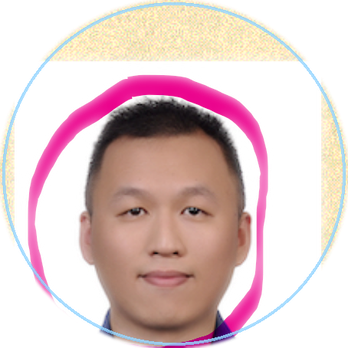
#> input picture web/assets/pi-portrait.png, 348 x 348 px, given in place of 4fc34e_images_image-4fb77a86-54a8-44df-9cfe-424845175d51.png, which was not available
$ python compose_pi_zordon.py
#> lines starting #> are read from the running program, lines starting #| are printed output that depends on the picture; pictures that were not available may be replaced by others from this repository, and a replacement may not be noted
#!/usr/bin/env python3
"""Prepare Zordon base + soft hologram face for CSS CRT overlay."""

from __future__ import annotations

import argparse
from pathlib import Path

import numpy as np
from PIL import Image, ImageChops, ImageDraw, ImageEnhance, ImageFilter

SKILL_ROOT = Path(__file__).resolve().parent.parent
DEFAULT_ZORDON = (
    Path(r"C:\Users\clin\.cursor\projects\d-cursor-cheng-yu-hsiang-perspective-1-0")
    / "assets"
    / "c__Users_clin_AppData_Roaming_Cursor_User_workspaceStorage_3992d02e357176ca8740dca7ce4fc34e_images_image-4fb77a86-54a8-44df-9cfe-424845175d51.png"
)
DEFAULT_FACE = (
    Path(r"C:\Users\clin\.cursor\projects\d-cursor-cheng-yu-hsiang-perspective-1-0")
    / "assets"
    / "c__Users_clin_AppData_Roaming_Cursor_User_workspaceStorage_3992d02e357176ca8740dca7ce4fc34e_images_image-30216add-a381-4060-a5a3-6c8a38d62431.png"
)
OUT_DIR = SKILL_ROOT / "web" / "assets"

FACE_CX = 0.50
FACE_CY = 0.385
FACE_RADIUS = 0.355
MASK_FEATHER = 14


def remove_bg_soft(img: Image.Image, threshold: int = 238, feather: int = 6) -> Image.Image:
    img = img.convert("RGBA")
    arr = np.array(img, dtype=np.float32)
    r, g, b, a = arr[:, :, 0], arr[:, :, 1], arr[:, :, 2], arr[:, :, 3]
    lum = (r + g + b) / 3.0
    alpha = np.clip((255 - lum) / max(255 - threshold, 1) * 255, 0, 255)
    arr[:, :, 3] = np.minimum(a, alpha)
    if feather > 0:
        mask = Image.fromarray(arr[:, :, 3].astype(np.uint8), mode="L")
        mask = mask.filter(ImageFilter.GaussianBlur(feather))
        arr[:, :, 3] = np.array(mask, dtype=np.float32)
    return Image.fromarray(arr.astype(np.uint8), mode="RGBA")


def cylinder_mask(size: tuple[int, int], feather: int = MASK_FEATHER) -> Image.Image:
    """Soft vertical-ellipse mask — fades into tube, no hard ring."""
    w, h = size
    mask = Image.new("L", size, 0)
    draw = ImageDraw.Draw(mask)
    draw.ellipse((w * 0.04, h * 0.02, w * 0.96, h * 0.98), fill=255)
    if feather > 0:
        mask = mask.filter(ImageFilter.GaussianBlur(feather))
    return mask


def crop_circular_face(
    img: Image.Image,
    cx: float = FACE_CX,
    cy: float = FACE_CY,
    radius: float = FACE_RADIUS,
) -> Image.Image:
    img = img.convert("RGBA")
    w, h = img.size
    cx_px = int(w * cx)
    cy_px = int(h * cy)
    r_px = int(min(w, h) * radius)

    left = max(cx_px - r_px, 0)
    top = max(cy_px - r_px, 0)
    right = min(cx_px + r_px, w)
    bottom = min(cy_px + r_px, h)
    return img.crop((left, top, right, bottom))


def ghost_tint(face: Image.Image, opacity: float = 0.72) -> Image.Image:
    toned = ImageEnhance.Color(face).enhance(0.22)
    toned = ImageEnhance.Brightness(toned).enhance(1.42)
    toned = ImageEnhance.Contrast(toned).enhance(0.72)

    arr = np.array(toned, dtype=np.float32)
    r, g, b, a = arr[:, :, 0], arr[:, :, 1], arr[:, :, 2], arr[:, :, 3]
    r = r * 0.5 + 90
    g = g * 0.68 + 145
    b = b * 0.88 + 210
    arr[:, :, 0] = np.clip(r, 0, 255)
    arr[:, :, 1] = np.clip(g, 0, 255)
    arr[:, :, 2] = np.clip(b, 0, 255)
    arr[:, :, 3] = a * opacity
    return Image.fromarray(arr.astype(np.uint8), mode="RGBA")


def soften_tube_area(bg: Image.Image) -> Image.Image:
    w, h = bg.size
    overlay = Image.new("RGBA", bg.size, (0, 0, 0, 0))
    draw = ImageDraw.Draw(overlay)
    cx = w // 2
    cy = int(h * 0.27)
    rx, ry = int(w * 0.18), int(h * 0.24)
    draw.ellipse((cx - rx, cy - ry, cx + rx, cy + ry), fill=(15, 35, 70, 165))
    overlay = overlay.filter(ImageFilter.GaussianBlur(22))
    return Image.alpha_composite(bg.convert("RGBA"), overlay)


def prepare_holo(face_path: Path, out_size: int = 512) -> Image.Image:
    raw = remove_bg_soft(Image.open(face_path))
    face = crop_circular_face(raw)
    face = ghost_tint(face)
    mask = cylinder_mask(face.size)
    face.putalpha(ImageChops.multiply(face.split()[3], mask))
    return face.resize((out_size, out_size), Image.Resampling.LANCZOS)


def compose(zordon_path: Path, face_path: Path, out_dir: Path) -> None:
    base = soften_tube_area(Image.open(zordon_path))

    holo = prepare_holo(face_path)

    out_dir.mkdir(parents=True, exist_ok=True)
    base.convert("RGB").save(out_dir / "zordon-base.jpg", quality=92)
    holo.save(out_dir / "pi-holo.png")
    # fallback single image for non-CSS contexts
    preview = base.copy()
    diameter = int(base.size[0] * 0.34)
    holo_s = holo.resize((diameter, diameter), Image.Resampling.LANCZOS)
    px = (base.size[0] - diameter) // 2
    py = int(base.size[1] * 0.07)
    for blur, alpha in [(24, 0.15), (10, 0.28)]:
        glow = holo_s.copy().filter(ImageFilter.GaussianBlur(blur))
        glow.putalpha(ImageEnhance.Brightness(glow.split()[3]).enhance(alpha))
        preview.paste(glow, (px, py), glow)
    layer = Image.new("RGBA", preview.size, (0, 0, 0, 0))
    layer.paste(holo_s, (px, py), holo_s)
    preview = Image.alpha_composite(preview, layer)
    preview.convert("RGB").save(out_dir / "pi-command-center.jpg", quality=92)
    print(f"Wrote zordon-base.jpg + pi-holo.png ({holo.size[0]}px)")


def main() -> int:
    parser = argparse.ArgumentParser()
    parser.add_argument("--zordon", type=Path, default=DEFAULT_ZORDON)
    parser.add_argument("--face", type=Path, default=DEFAULT_FACE)
    parser.add_argument("--out", type=Path, default=OUT_DIR)
    args = parser.parse_args()
    compose(args.zordon, args.face, args.out)
#> in soften_tube_area, `w, h = bg.size`: w = 348
#> in soften_tube_area, `overlay = Image.new("RGBA", bg.size, (0, 0, 0, 0))`: overlay: PIL image 348x348 RGBA; every value is 0
#> in soften_tube_area, `cx = w // 2`: cx = 174
#> in soften_tube_area, `cy = int(h * 0.27)`: cy = 93
#> in soften_tube_area, `rx, ry = int(w * 0.18), int(h * 0.24)`: rx = 62; ry = 83
#> in remove_bg_soft, img is the input picture: PIL image 348x348 RGBA; mean R, G, B, A 153.8, 125.7, 127.5, 128.7
#> in ghost_tint, `r = r * 0.5 + 90`:
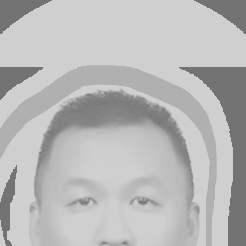
#> r: shape (246, 246) float32; min 115.5, max 207.5, mean 184.7
#> in ghost_tint, `b = b * 0.88 + 210`:
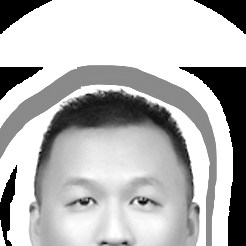
#> b: shape (246, 246) float32; min 254.9, max 416.8, mean 371.4; drawn with min black and max white
#> in ghost_tint, `arr[:, :, 1] = np.clip(g, 0, 255)`:
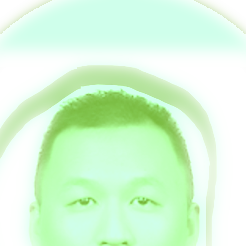
#> arr: shape (246, 246, 4) float32; mean R, G, B, A 184.8, 239.9, 183.5, 158.5; transparent parts drawn white
#> in cylinder_mask, `mask = Image.new("L", size, 0)`: mask: PIL image 246x246 L; every value is 0
#> in cylinder_mask, `mask = mask.filter(ImageFilter.GaussianBlur(feather))`:
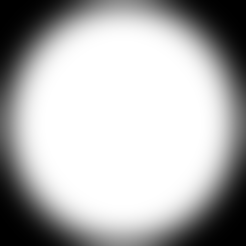
#> mask: PIL image 246x246 L; min 0, max 255, mean 177.1
#> after the loop in compose, `for blur, alpha in [(24, 0.15), (10, 0.28)]:`:
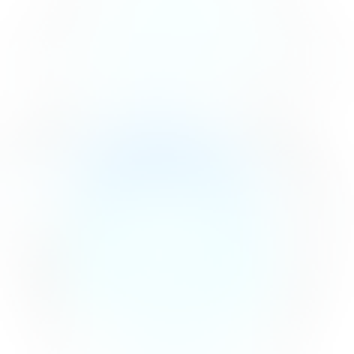
#> glow: PIL image 118x118 RGBA (shown 3 times larger); mean R, G, B, A 158.4, 203.3, 210.3, 24.2; transparent parts drawn white
#> after the loop in compose, `for blur, alpha in [(24, 0.15), (10, 0.28)]:`:
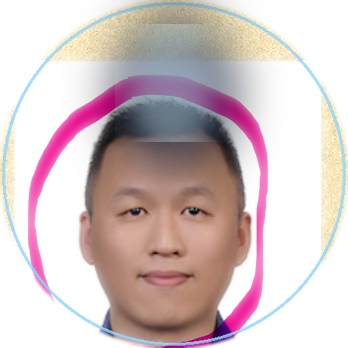
#> preview: PIL image 348x348 RGBA; mean R, G, B, A 133.6, 112.7, 115.9, 129.4; transparent parts drawn white
#> in compose, `preview.convert("RGB").save(out_dir / "pi-command-center.jpg", quality..`:
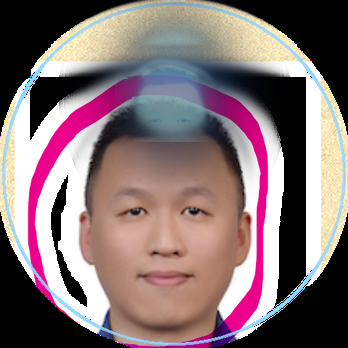
#> saved as pi-command-center.jpg: PIL image 348x348 RGB; mean R, G, B 134.3, 114.3, 117
#| Wrote zordon-base.jpg + pi-holo.png (512px)
    return 0


if __name__ == "__main__":
    raise SystemExit(main())
#> (the program exits here)
